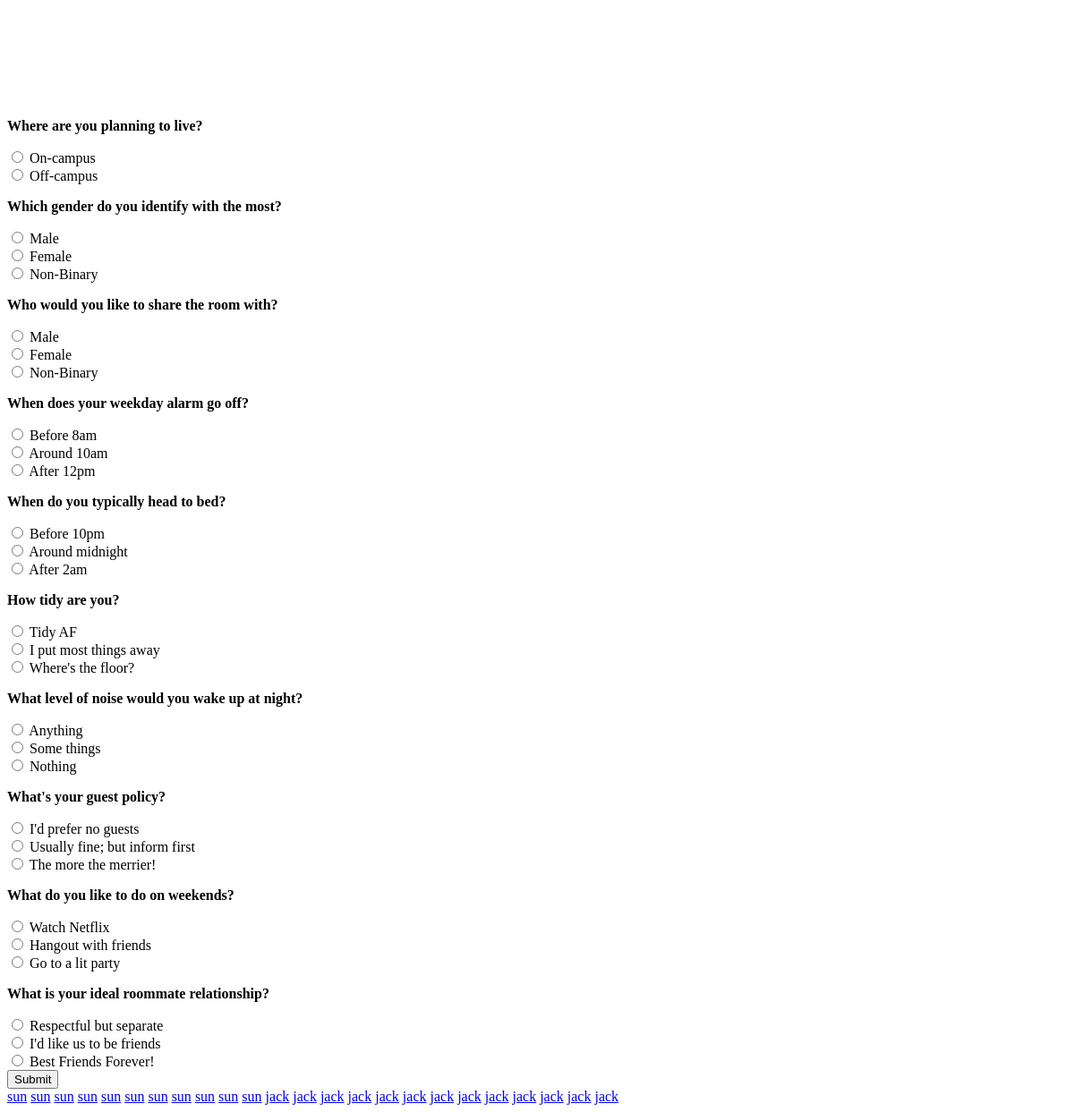
Page /templates/roommate.php on the earlier database version.
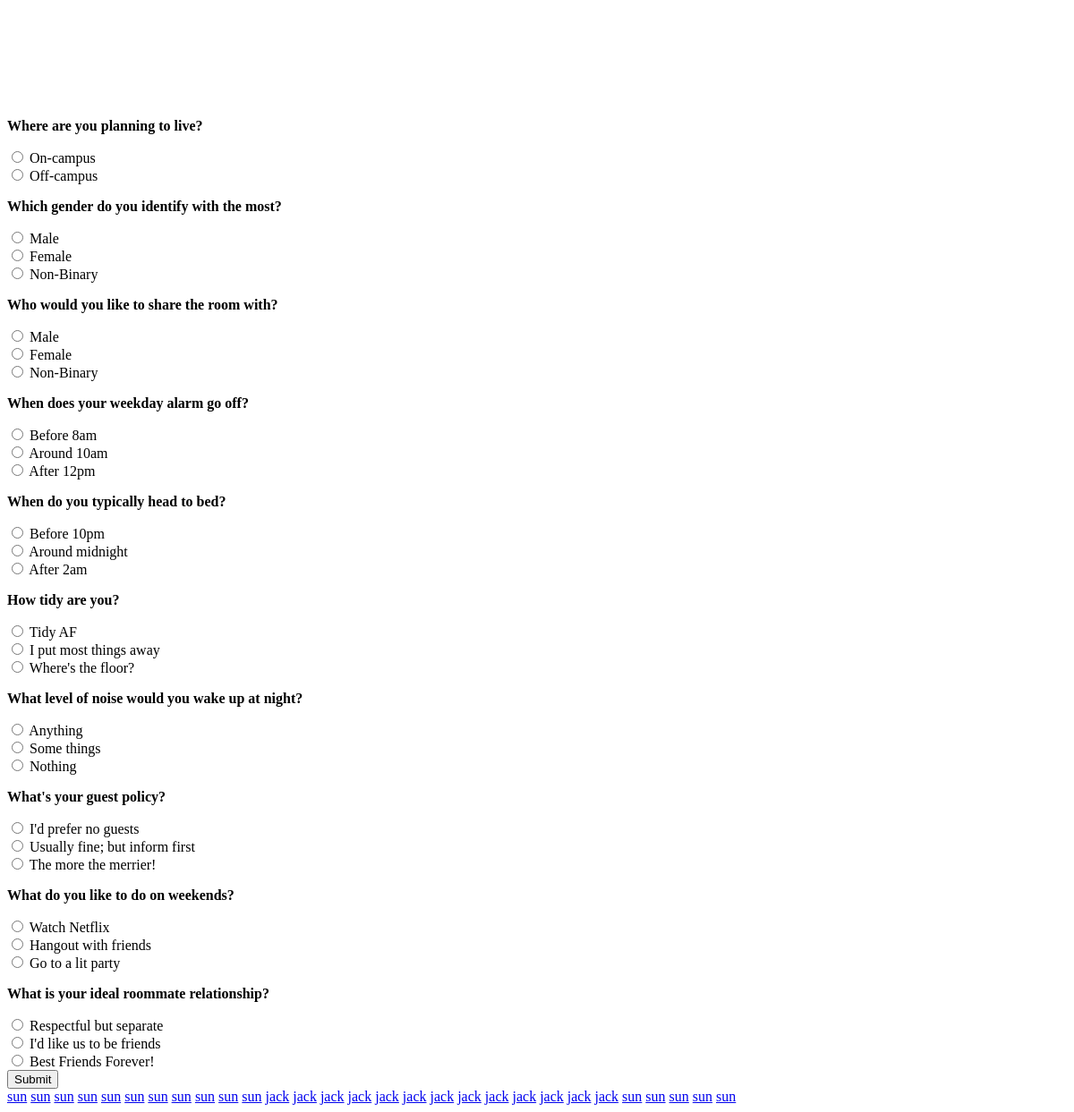
Same page on the later database version.
### tables this page shows
CREATE TABLE `roommate` (
  `username` varchar(255) NOT NULL,
  `accomodate` varchar(255) NOT NULL,
  `gender` varchar(255) NOT NULL,
  `roomate` varchar(255) NOT NULL,
  `alarm` varchar(255) NOT NULL,
  `bedtime` varchar(255) NOT NULL,
  `tidiness` varchar(255) NOT NULL,
  `noise` varchar(255) NOT NULL,
  `guests` varchar(255) NOT NULL,
  `weekends` varchar(255) NOT NULL,
  `relationship` varchar(255) NOT NULL,
  `status` int(11) NOT NULL DEFAULT 0
);

### templates/roommate.php (the view, shortened to what this page needs)
<!DOCTYPE html>
<?php include('server.php'); ?>
<head>
    <link rel="stylesheet"  href="../static/roommate.css">
</head>
<body>
    <br>
    <br>
    <br>
    <br>
    <br>
    <br>
          <form action="roommate.php" method="post">
      <div class="questions">
        <div class="q1">
          <p class="question">Where are you planning to live?</p>
          <input type="radio" id="on-camp" name="accomodate" value="On-campus">
          <label for="On-campus">On-campus</label><br>
          <input type="radio" id="off-camp" name="accomodate" value="Off-campus">
          <label for="Off-campus">Off-campus</label><br>
        </div>
        <div class="q2">
          <p class="question">Which gender do you identify with the most?</p>
          <input type="radio" id="male" name="gender" value="male">
          <label for="male">Male</label><br>
          <input type="radio" id="female" name="gender" value="female">
          <label for="female">Female</label><br>
          <input type="radio" id="other" name="gender" value="other">
          <label for="other">Non-Binary</label>
        </div>
        <div class="q3">
          <p class="question">Who would you like to share the room with?</p>
          <input type="radio" id="male" name="roomate" value="male">
          <label for="male">Male</label><br>
          <input type="radio" id="female" name="roomate" value="female">
          <label for="female">Female</label><br>
          <input type="radio" id="other" name="roomate" value="other">
          <label for="other">Non-Binary</label>
        </div>
        <div class="q4">
          <p class="question">When does your weekday alarm go off?</p>
          <input type="radio" id="8" name="alarm" value="Before 8am">
          <label for="Before 8am">Before 8am</label><br>
          <input type="radio" id="10" name="alarm" value="Around 10am">
          <label for="Around 10am">Around 10am</label><br>
          <input type="radio" id="12" name="alarm" value="After 12pm">
          <label for="After 12pm">After 12pm</label>
        </div>
        <div class="q5">
          <p class="question">When do you typically head to bed?</p>
          <input type="radio" id="10pm" name="bedtime" value="Before 10pm">
          <label for="Before 10pm">Before 10pm</label><br>
          <input type="radio" id="12am" name="bedtime" value="Around midnight">
          <label for="Around midnight">Around midnight</label><br>
          <input type="radio" id="2am" name="bedtime" value="After 2am">
          <label for="After 2am">After 2am</label>
        </div>
        <div class="q6">
          <p class="question">How tidy are you?</p>
          <input type="radio" id="tidy" name="tidiness" value="Tidy AF">
          <label for="Tidy AF">Tidy AF</label><br>
          <input type="radio" id="liltidy" name="tidiness" value="I put most things away">
          <label for="I put most things away">I put most things away</label><br>
          <input type="radio" id="untidy" name="tidiness" value="Where's the floor?">
          <label for="Where's the floor?">Where's the floor?</label>
        </div>
        <div class="q7">
          <p class="question">What level of noise would you wake up at night?</p>
          <input type="radio" id="anything" name="noise" value="Anything">
          <label for="Anything">Anything</label><br>
          <input type="radio" id="some" name="noise" value="Some things">
          <label for="Some things">Some things</label><br>
          <input type="radio" id="nothing" name="noise" value="Nothing">
          <label for="Nothing">Nothing</label>
        </div>
        <div class="q8">
          <p class="question">What's your guest policy?</p>
          <input type="radio" id="noguests" name="guests" value="I'd prefer no guests">
          <label for="I'd prefer no guests">I'd prefer no guests</label><br>
          <input type="radio" id="inform" name="guests" value="Usually fine; but inform first">
          <label for="Usually fine; but inform first">Usually fine; but inform first</label><br>
          <input type="radio" id="yesguests" name="guests" value="The more the merrier!">
          <label for="The more the merrier!">The more the merrier!</label>
        </div>
        <div class="q9">
          <p class="question">What do you like to do on weekends?</p>
          <input type="radio" id="netflix" name="weekends" value="Watch Netflix">
          <label for="Watch Netflix">Watch Netflix</label><br>
          <input type="radio" id="hangout" name="weekends" value="Hangout with friends">
          <label for="Hangout with friends">Hangout with friends</label><br>
          <input type="radio" id="party" name="weekends" value="Go to a lit party">
          <label for="Go to a lit party">Go to a lit party</label>
        </div>
        <div class="q10">
          <p class="question">What is your ideal roommate relationship?</p>
          <input type="radio" id="separate" name="relationship" value="Respectful but separate">
          <label for="Respectful but separate">Respectful but separate</label><br>
          <input type="radio" id="friends" name="relationship" value="I'd like us to be friends">
          <label for="I'd like us to be friends">I'd like us to be friends</label><br>
          <input type="radio" id="BFF" name="relationship" value="Best Friends Forever!">
          <label for="Best Friends Forever!">Best Friends Forever!</label>
        </div>
          <input type="submit" name="questions" >
      </div>
<div class="display-users">
  <?php $result = mysqli_query($db, "SELECT * FROM roommate"); ?>
  <?php while ($row = mysqli_fetch_array($result)): ?>
  <?php if ($row['status'] == 1): ?>
    <a href="profile2.php"><?php echo $row['username']; ?></a>
  <?php endif; ?>
  <?php endwhile; ?>
</div>
</body>
</html>

### static/roommate.css (style rules this page uses)
.btn-grid > button:active , { background-color: orange; }
.question { font-weight: 800; }

Differences in the rows shown:
added roommate: username "sun"
added roommate: username "sun"
added roommate: username "sun"
added roommate: username "sun"
added roommate: username "sun"
